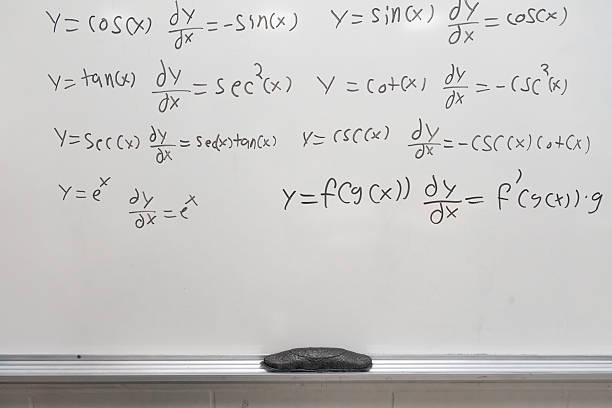
#> input picture data/raw/trig_whiteboard.png, 612 x 408 px
$ python -i board_detection.py   (imports and definitions only)
#> lines starting #> are read from the running program, lines starting #| are printed output that depends on the picture; after the words box and inside, x2 and y2 are one past the last pixel; in counts of white or black regions, pixels touching at a corner belong together
#> further down, picture is the input picture: shape (408, 612, 3); mean B, G, R 197.6, 199, 200.2
"""Detect and crop whiteboard/blackboard regions."""
import cv2
import numpy as np
from pathlib import Path

# [52 lines left out: function detect_textboxes, not called in this run]


def detect_board_region(frame: np.ndarray) -> tuple[int, int, int, int]:
    """Return the (x, y, width, height) bounding box of the board."""
    if frame is None or frame.size == 0:
        raise ValueError("Frame is empty.")

    height, width = frame.shape[:2]
#> height = 408; width = 612
    frame_area = height * width
#> frame_area = 249696
    gray = cv2.cvtColor(frame, cv2.COLOR_BGR2GRAY)

    # Connect broken edges, like board frame interrupted by glare
    blurred = cv2.GaussianBlur(gray, (5, 5), 0)
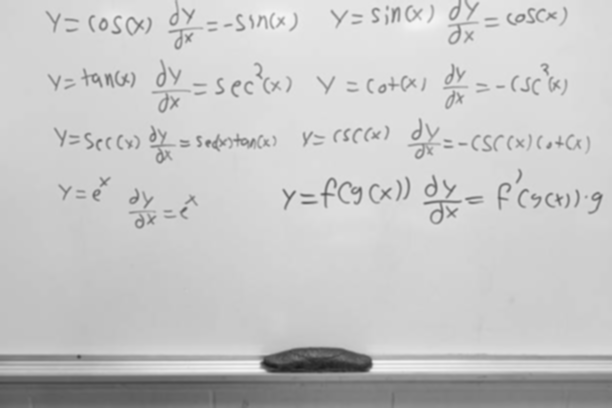
#> blurred: shape (408, 612); min 26, max 248, mean 199.2
    edges = cv2.Canny(blurred, 40, 130)
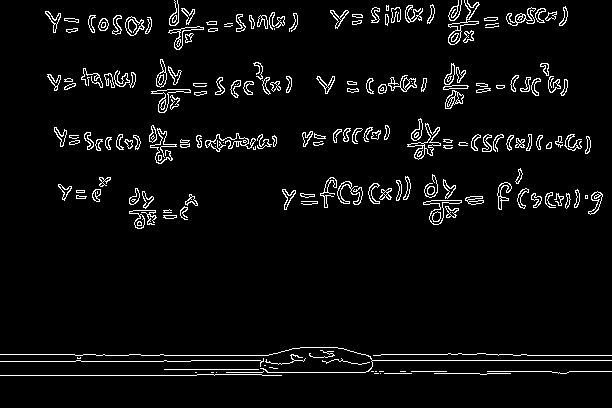
#> edges: shape (408, 612); 4.6% white in thin lines or dots
    kernel = cv2.getStructuringElement(cv2.MORPH_RECT, (5, 5))
    edges = cv2.morphologyEx(edges, cv2.MORPH_CLOSE, kernel)
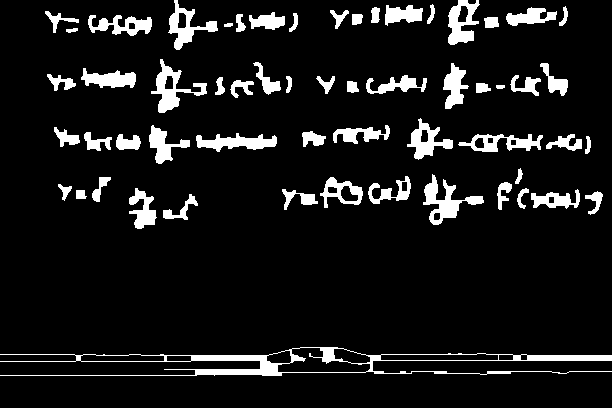
#> edges: shape (408, 612); 9.2% white; 58 white regions

    contours, _ = cv2.findContours(edges, cv2.RETR_LIST, cv2.CHAIN_APPROX_SIMPLE)
#> contours = 79 contours; largest, box (x1, y1, x2, y2) and area: (0, 347, 612, 376) 5355, (277, 347, 371, 373) 1300, (423, 174, 484, 225) 945, (151, 59, 207, 113) 927, (448, 0, 480, 45) 854

    candidates = []
    for contour in contours:
        area = cv2.contourArea(contour)
        if area < frame_area * 0.08: # Too small
            continue

        perimeter = cv2.arcLength(contour, True)
        if perimeter == 0: # Too small
            continue

        polygon = cv2.approxPolyDP(contour, 0.02 * perimeter, True)
        if len(polygon) != 4 or not cv2.isContourConvex(polygon): # Boards are convex rectangles
            continue

        x, y, w, h = cv2.boundingRect(polygon)
        if w <= 0 or h <= 0: # Invalid shape
            continue

        aspect = w / h
        if not (0.5 <= aspect < 3.5): # Bad shape
            continue

        rectangularity = area / (w * h)
        if rectangularity < 0.65: # It's a square
            continue

        # Prefer large, rectangular regions without favoring a specific position
        score = (area / frame_area) * rectangularity
        candidates.append((score, (x, y, w, h)))
#> this loop made 79 passes
#> area on passes 1 to 12: 148, 40, 88, 527, 715, 254.5, 376.5, 1300.5, 5355, 51, 40, 221.5
#> after the loop, candidates = []
    if candidates: # Rank by score and return best
        return max(candidates, key=lambda item: item[0])[1]

    # Fallback: detect large, bright, low-saturation regions
    hsv = cv2.cvtColor(frame, cv2.COLOR_BGR2HSV)
#> hsv: shape (408, 612, 3); mean H, S, V 25.1, 5, 200.4
    bright = cv2.inRange(hsv, np.array([0, 0, 150]), np.array([180, 100, 255]))
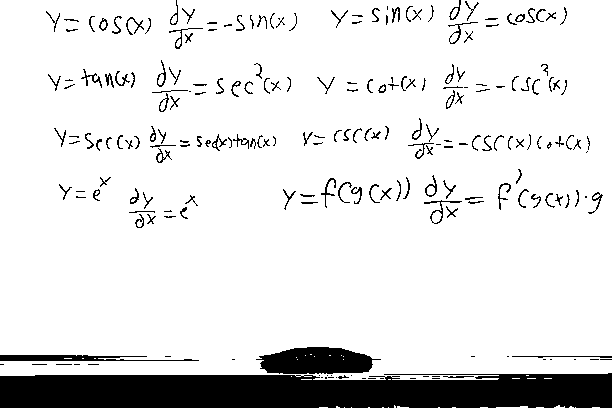
#> bright: shape (408, 612); 88.3% white; 222 black regions (74 under 20 px), largest, box (x1, y1, x2, y2) and area: (0, 373, 612, 408) 19385, (256, 347, 381, 374) 2505, (0, 355, 199, 361) 764
    bright = cv2.morphologyEx(bright, cv2.MORPH_CLOSE, cv2.getStructuringElement(cv2.MORPH_RECT, (15, 15)))
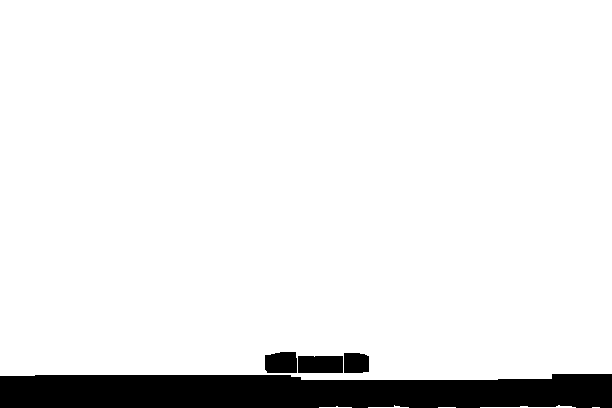
#> bright: shape (408, 612); 91.7% white; 4 black regions, box (x1, y1, x2, y2) and area: (0, 374, 612, 408) 18769, (298, 356, 343, 373) 764, (265, 352, 297, 373) 630, (344, 353, 369, 373) 479

    count, _, stats, _ = cv2.connectedComponentsWithStats(bright)
#> count = 7; stats = [[0, 352, 612, 56, 20642], [0, 0, 612, 380, 228823], [368, 405, 41, 3, 48], [480, 405, 96, 3, 122], [319, 406, 33, 2, 35], [438, 407, 18, 1, 18], [592, 407, 8, 1, 8]]
    regions = []
    for i in range(1, count):
        x, y, w, h, area = stats[i]
        if area < frame_area * 0.10: # Too small
            continue
        if w / max(h, 1) < 0.5: # Want width greater than height
            continue
        regions.append((area, (int(x), int(y), int(w), int(h))))
#> this loop made 6 passes
#> after the loop, regions = [(228823, (0, 0, 612, 380))]
    if regions: # Rank by area and return largest
        return max(regions, key=lambda item: item[0])[1]

    raise ValueError("Board was not detected. Try another model.")


# [45 lines left out: functions crop_to_board, load_textboxes, not called in this run]

>>> import cv2
>>> picture = cv2.imread('../../../data/raw/trig_whiteboard.png')
>>> result = detect_board_region(picture)
#> result = (0, 0, 612, 380)
